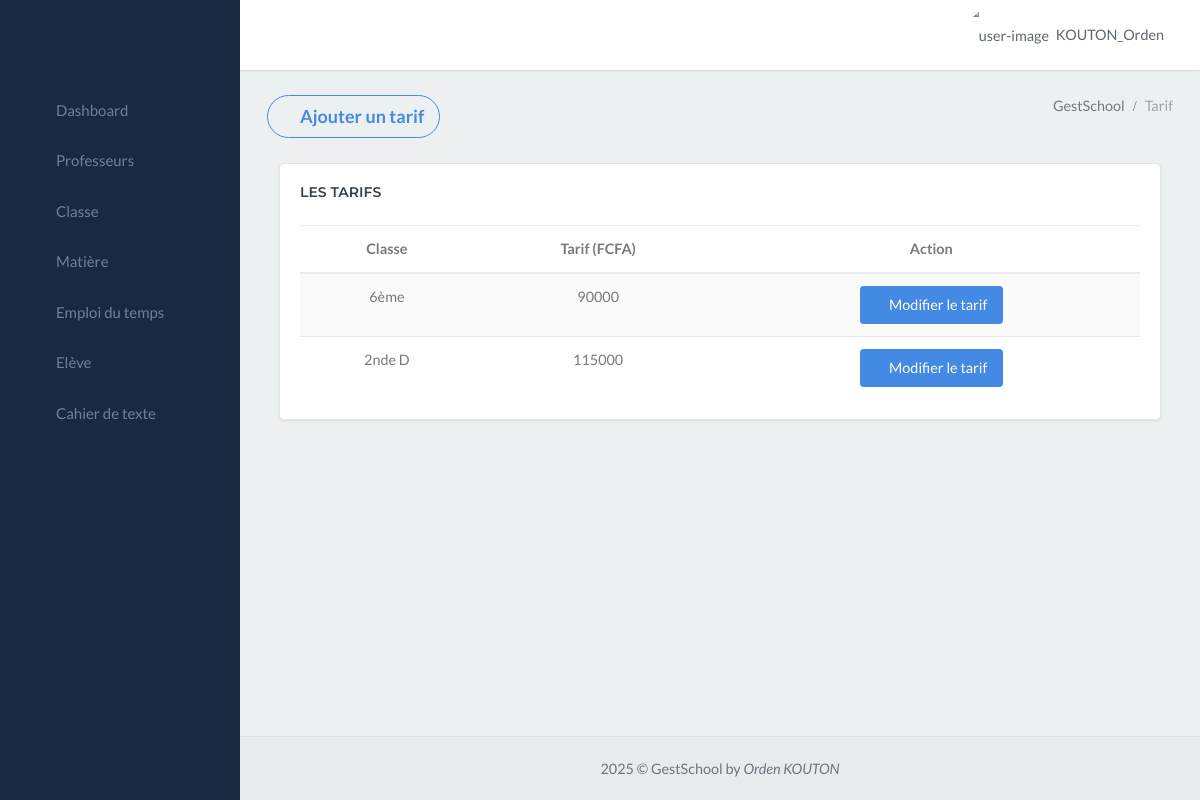
Page /gestschool_app/tarif/ (signed in) on the committed database.
### gestschool_app/models.py (models this page shows, shortened)
class CustomUser(AbstractUser):
    ROLE_CHOICES = (
        ('Choississez un rôle', 'Choississez un rôle'),
        ('Censeur', 'Censeur'),
        ('Surveillant', 'Surveillant'),
        ('Secrétaire', 'Secrétaire'),
        ('Professeur', 'Professeur'),
        ('Comptable', 'Comptable'),
        ('superadmin', 'superadmin'),
    )
    role = models.CharField(max_length=20, choices=ROLE_CHOICES, default='Personnel')
    groups = models.ManyToManyField(
        'auth.Group',
        verbose_name='groups',
        blank=True,
        help_text='The groups this user belongs to. A user will get all permissions granted to each of their groups.',
        related_name="customuser_set",  # Ajout de related_name
        related_query_name="user",
    )
    user_permissions = models.ManyToManyField(
        'auth.Permission',
        verbose_name='user permissions',
        blank=True,
        help_text='Specific permissions for this user.',
        related_name="customuser_permissions_set", # Ajout de related_name
        related_query_name="user",
    )

class Tarif(models.Model):
    montant = models.CharField(max_length=20)
    classe_id = models.ForeignKey(Classe_exist, on_delete=models.CASCADE)

class Classe_exist(models.Model):
    fusion = models.CharField(max_length=80)

### gestschool_app/views.py (the view)
# urls.py: path('tarif/', views.tarif, name='tarif'),
@login_required
def tarif(request):
    tarifs = Tarif.objects.all()
    classes = Classe_exist.objects.all()
    return render(request, 'finance/grille_tarif.html', {'tarifs': tarifs, 'classes': classes})

### gestschool_app/templates/finance/grille_tarif.html (shortened to what this page needs)
{% extends "menu.html" %}
{% block content %}
<div class="content-page">
    <div class="content">
        <div class="container-fluid">
            <div class="row">
                <div class="col-12">
                    <div class="page-title-box">
                        <button type="button"
                            class="page-title btn btn-outline-success btn-rounded waves-effect width-md waves-light"
                            data-toggle="modal" data-target=".bs-example-modal-lg">
                            <i class="ion ion-md-add-circle"></i>
                            Ajouter un tarif
                        </button>
                        <div class="page-title-right">
                            <ol class="breadcrumb p-0 m-0">
                                <li class="breadcrumb-item active">GestSchool</li>
                                <li class="breadcrumb-item"><a>Tarif</a></li>
                            </ol>
                        </div>
                        <div class="clearfix"></div>
                    </div>
                </div>
            </div>
            <div class="container-fluid">
                <div class="row">
                    <div class="col-lg-12">
                        <div class="card">
                            <div class="card-body">
                                <h4 class="header-title mb-4">Les Tarifs</h4>
                                <div class="table-responsive">
                                    <table class="table table-striped mb-0">
                                        <thead>
                                            <tr>
                                                <th style="text-align: center;">Classe</th>
                                                <th style="text-align: center;">Tarif (FCFA)</th>
                                                <th style="text-align: center;">Action</th>
                                            </tr>
                                        </thead>
                                        <tbody>
                                            {% for tarif in tarifs %}
                                            <tr style="text-align: center;">
                                                <td>{{ tarif.classe_id.fusion }}</td>
                                                <td>{{ tarif.montant }}</td>
                                                <td>
                                                    <button class="btn btn-success" data-toggle="modal" data-target="#editModal{{ tarif.id }}">
                                                        <i class="ion ion-ios-create"></i> Modifier le tarif
                                                    </button>
                                                </td>
                                            </tr>
                                            {% empty %}
                                            <tr>
                                                <td colspan="3" style="text-align: center; color: red; font-style: italic;">Aucun tarif enregistré</td>
                                            </tr>
                                            {% endfor %}
                                        </tbody>
                                    </table>
                                </div>
                            </div>
                        </div>
                    </div>
                </div>
            </div>
        </div>
    </div>
</div>
{% endblock %}

### gestschool_app/templates/menu.html (shortened to what this page needs)
{% load custom_filters %}
<!DOCTYPE html>
<html lang="en">
<head>
    <link href="/static/libs/sweetalert2/sweetalert2.min.css" rel="stylesheet" type="text/css">
    <link href="/static/libs/datatables/dataTables.bootstrap4.min.css" rel="stylesheet" type="text/css">
    <link href="/static/libs/datatables/buttons.bootstrap4.min.css" rel="stylesheet" type="text/css">
    <link href="/static/libs/datatables/responsive.bootstrap4.min.css" rel="stylesheet" type="text/css">
    <link href="/static/libs/datatables/select.bootstrap4.min.css" rel="stylesheet" type="text/css">
    <link href="/static/css/bootstrap.min.css" rel="stylesheet" type="text/css" id="bootstrap-stylesheet">
    <link href="/static/css/icons.min.css" rel="stylesheet" type="text/css">
    <link href="/static/css/app.min.css" rel="stylesheet" type="text/css" id="app-stylesheet">
</head>
<body>
    <div id="wrapper">
        <div class="navbar-custom">
            <ul class="list-unstyled topnav-menu float-right mb-0">
                <li class="dropdown notification-list">
                    <a class="nav-link dropdown-toggle nav-user mr-0 waves-effect" data-toggle="dropdown" href="#"
                        role="button" aria-haspopup="false" aria-expanded="false">
                        <img src="/static/images/utilisateur-de-profil.png" alt="user-image" class="rounded-circle">
                        <span class="pro-user-name ml-1">
                            {{user.username}} <i class="mdi mdi-chevron-down"></i>
                        </span>
                    </a>
                </li>
            </ul>
            <div class="logo-box">
                <a class="logo text-center logo-light">
                    <span class="logo-lg">
                    </span>
                </a>
            </div>
            <ul class="list-unstyled topnav-menu topnav-menu-left m-0">
                <li>
                    <button class="button-menu-mobile waves-effect">
                        <i class="mdi mdi-menu"></i>
                    </button>
                </li>
            </ul>
        </div>
        <div class="left-side-menu">
            <div class="slimscroll-menu">
                <div id="sidebar-menu">
                    <ul class="metismenu" id="side-menu">
                        {% if user.role == "Censeur" %}
                            <li>
                                <a href="{% url 'index' %}" class="waves-effect">
                                    <i class="ion-md-speedometer"></i>
                                    <span> Dashboard </span>
                                </a>
                            </li>
                            <li>
                                <a href="{% url 'professeur' %}" class="waves-effect">
                                    <i class="mdi mdi-account-outline"></i>
                                    <span> Professeurs </span>
                                </a>
                            </li>
                            <li>
                                <a href="{% url 'classe' %}" class="waves-effect">
                                    <i class="ion-md-home"></i>
                                    <span> Classe </span>
                                </a>
                            </li>
                            <li>
                                <a href="{% url 'matiere' %}" class="waves-effect">
                                    <i class="ion-md-flask"></i>
                                    <span> Matière </span>
                                </a>
                            </li>
                            <li>
                                <a href="{% url 'emploi' %}" class="waves-effect">
                                    <i class="ion ion-ios-calendar"></i>
                                    <span> Emploi du temps </span>
                                </a>
                            </li>
                            <li>
                                <a href="{% url 'eleve' %}" class="waves-effect">
                                    <i class="ion-ios-contacts"></i>
                                    <span> Elève </span>
                                </a>
                            </li>
                            <li>
                                <a href="{% url 'visualisation_cahier_texte' %}" class="waves-effect">
                                    <i class="ion ion-ios-book"></i>
                                    <span> Cahier de texte </span>
                                </a>
                            </li>
                        {% endif %}
                    </ul>
                </div>
            </div>
        </div>
        {% block content %}
        {% endblock %}
         <footer class="footer">
            <div class="container-fluid">
                <div class="row">
                    <div class="col-md-12">
                        2025 &copy; GestSchool by <em>Orden KOUTON</em>
                    </div>
                </div>
            </div>
        </footer>
    </div>
</body>
</html>

### rows in the picture
CustomUser: username "KOUTON_Orden"
Tarif: classe_id.fusion "6ème", montant "90000"
Tarif: classe_id.fusion "2nde D", montant "115000"
